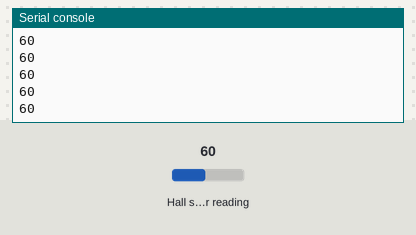
The program below on a simulated ESP32 board running MicroPython. Shown: the last lines printed to the serial console. The test bench sets the inputs (shaded band); at power-on: Hall sensor reading 60.

Above: at 1.2 s.
1.3 s: Hall sensor reading set to -93
At 1.31 s:
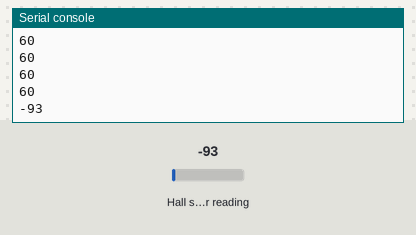
2.8 s: Hall sensor reading set to -12
At 2.81 s:
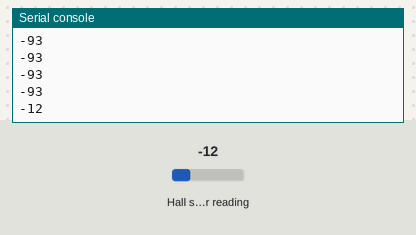
Timing chart, 0 to 5.8 s (numbered marks = the images above; inputs shaded):
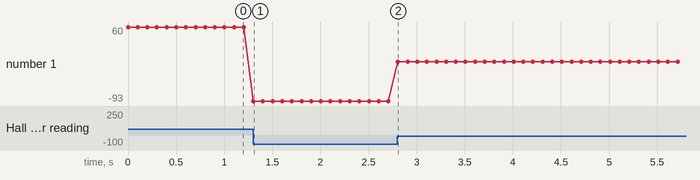

Measured:
- after the input at 1.3 s, the serial console: prints a new line at once (image 1)
- after the input at 2.8 s, the serial console: prints a new line at once (image 2)
- plotted number 1: 60 → -93 after the input at 1.3 s, -93 → -12 after the input at 2.8 s

The program:

simple_ESP32_hall_sensor.py
```python
# author: h.serimer 03.2021 https://github.com/eproje/uPy_Course
# Board: Lolin32 Lite
# read internal HALL sensor from esp32 chip
# REF: https://docs.micropython.org/en/latest/library/esp32.html

from time import sleep
import esp32

#ref
#esp32.hall_sensor()     # read the internal hall sensor
#esp32.raw_temperature() # read the internal temperature of the MCU, in Farenheit
#esp32.ULP()             # access to the Ultra-Low-Power Co-processor

while True:
  print(esp32.hall_sensor())
  sleep(0.1)
```
